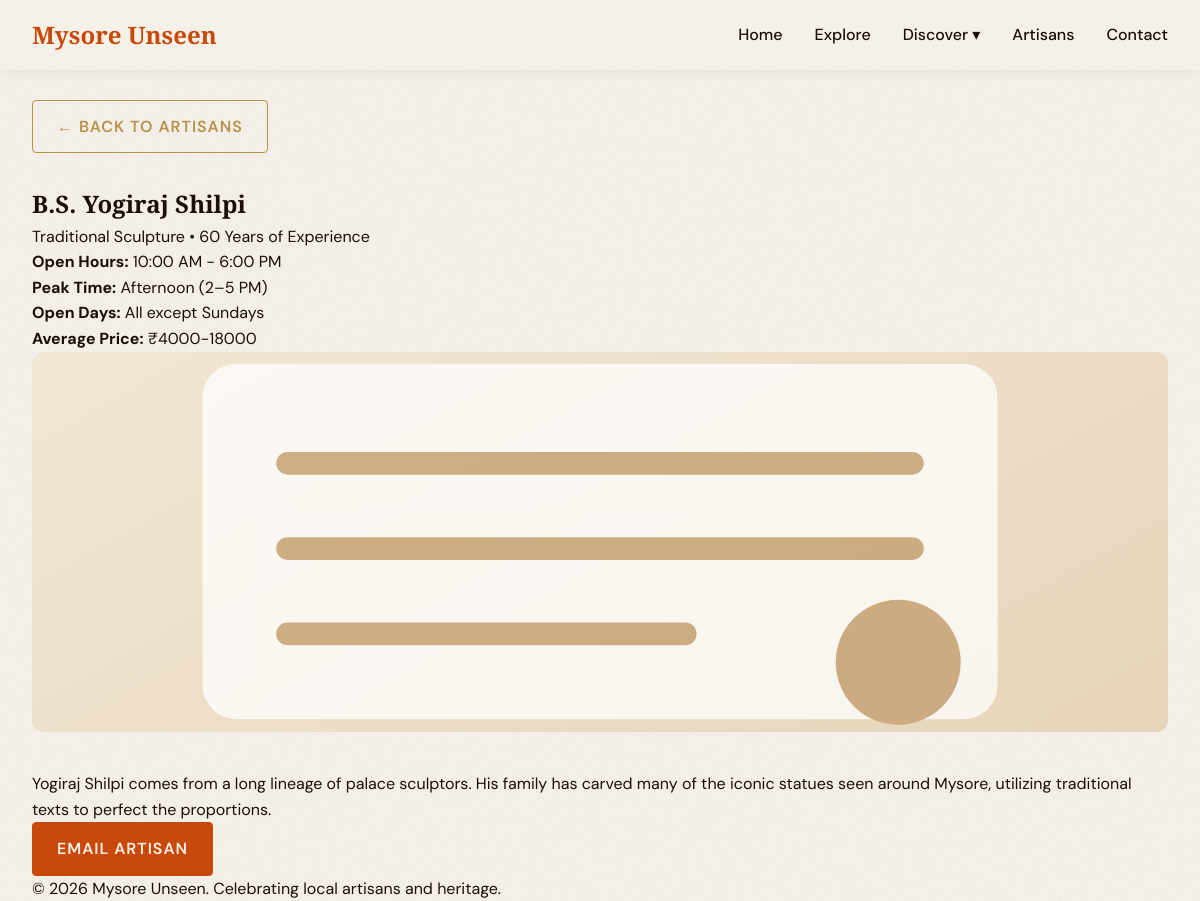
/artisans/5, run on the app's committed database.
### models.py (models this page shows, shortened)
class Artisan(db.Model):
    id = db.Column(db.Integer, primary_key=True)
    name = db.Column(db.String(100), nullable=False)
    craft = db.Column(db.String(100), nullable=False)
    years_experience = db.Column(db.Integer, nullable=False)
    short_bio = db.Column(db.String(200), nullable=False)
    bio = db.Column(db.Text, nullable=False)
    contact_email = db.Column(db.String(100), nullable=True)
    whatsapp = db.Column(db.String(20), nullable=True)
    image_url = db.Column(db.String(300), nullable=True)
    average_price = db.Column(db.String(50), nullable=True)
    closed_days = db.Column(db.String(100), nullable=True)
    rush_time = db.Column(db.String(100), nullable=True)
    bus_routes = db.Column(db.String(200), nullable=True)

### app.py (the view)
@app.route('/artisans/<int:artisan_id>')
def artisan_detail(artisan_id):
    artisan = Artisan.query.get_or_404(artisan_id)
    try:
        artisan.image_url = get_image(ARTISAN_IMAGES, artisan.name)
    except:
        artisan.image_url = DEFAULT_IMAGE
    return render_template('artisan_detail.html', artisan=artisan)

### image_data.py (called while the page is built)
def get_image(mapping, name):
    if not name:
        return DEFAULT_IMAGE
    name_lower = name.lower()
    for key, url in mapping.items():
        if key.lower() in name_lower or name_lower in key.lower():
            return url
    return DEFAULT_IMAGE

### templates/artisan_detail.html (shortened to what this page needs)
{% extends 'base.html' %}
{% block content %}
<section class="artisan-detail container fade-in" style="margin-top: 100px;">
    <a href="{{ url_for('artisans') }}" class="btn btn-secondary" style="margin-bottom: 2rem;">&larr; Back to Artisans</a>
    <div class="artisan-profile fade-in">
        <div class="artisan-header">
            <h1>{{ artisan.name }}</h1>
            <p class="artisan-meta">{{ artisan.craft }} &bull; {{ artisan.years_experience }} Years of Experience</p>
            <p><strong>Open Hours:</strong> 10:00 AM - 6:00 PM</p>
            <p><strong>Peak Time:</strong> {{ artisan.rush_time or '10:00 AM - 6:00 PM' }}</p>
            <p><strong>Open Days:</strong> {% if artisan.closed_days %}All except {{ artisan.closed_days }}{% else %}Daily{% endif %}</p>
            {% if artisan.average_price %}<p><strong>Average Price:</strong> {{ artisan.average_price }}</p>{% endif %}
        </div>
        {% if artisan.image_url %}
        <div style="margin-bottom: 2rem;">
            <img src="{{ artisan.image_url }}" alt="{{ artisan.name }}" style="width:100%; max-height: 380px; object-fit: cover; border-radius: 12px;" onerror="this.src='/static/images/placeholder.svg'">
        </div>
        {% endif %}
        <div class="artisan-bio">
            <p>{{ artisan.bio }}</p>
        </div>
        <div class="contact-links">
            {% if artisan.contact_email %}
            <a href="mailto:{{ artisan.contact_email }}" class="btn btn-primary">Email Artisan</a>
            {% endif %}
        </div>
    </div>
</section>
{% endblock %}

### static/style.css (style rules this page uses)
:root { --saffron: #C8490A; --ivory: #F5F0E8; --espresso: #1C0F06; --gold: #B8924A; --cream: #EDE4D3; --font-heading: 'Playfair Display', serif; --font-body: 'DM Sans', sans-serif; --transition: all 0.3s ease; }
* { margin: 0; padding: 0; box-sizing: border-box; }
body { font-family: var(--font-body); background-color: var(--ivory); color: var(--espresso); line-height: 1.6; overflow-x: hidden; display: flex; flex-direction: column; min-height: 100vh; }
h1, h2, h3, h4, h5, h6 { font-family: var(--font-heading); font-weight: 700; color: var(--espresso); }
a { text-decoration: none; color: inherit; }
.btn { display: inline-block; padding: 0.8rem 1.5rem; font-family: var(--font-body); font-weight: 600; text-transform: uppercase; letter-spacing: 1px; border: 1px solid var(--saffron); background: transparent; color: var(--saffron); cursor: pointer; transition: var(--transition); border-radius: 4px; }
.btn-primary { background: var(--saffron); color: var(--ivory); }
.btn-secondary { border-color: var(--gold); color: var(--gold); }
.container { max-width: 1200px; margin: 0 auto; padding: 0 2rem; }
section { padding: 5rem 0; }
.fade-in { opacity: 0; transform: translateY(20px); transition: opacity 0.6s ease-out, transform 0.6s ease-out; }
.fade-in.appear { opacity: 1; transform: translateY(0); }

### data on the page
Artisan: name "B.S. Yogiraj Shilpi", craft "Traditional Sculpture", years_experience "60", rush_time "Afternoon (2–5 PM)", closed_days "Sundays", average_price "₹4000-18000", bio "Yogiraj Shilpi comes from a long lineage of palace sculptors. His family has carved many of the iconic statues seen around Mysore, utilizing traditional texts to perfect the proportions."
